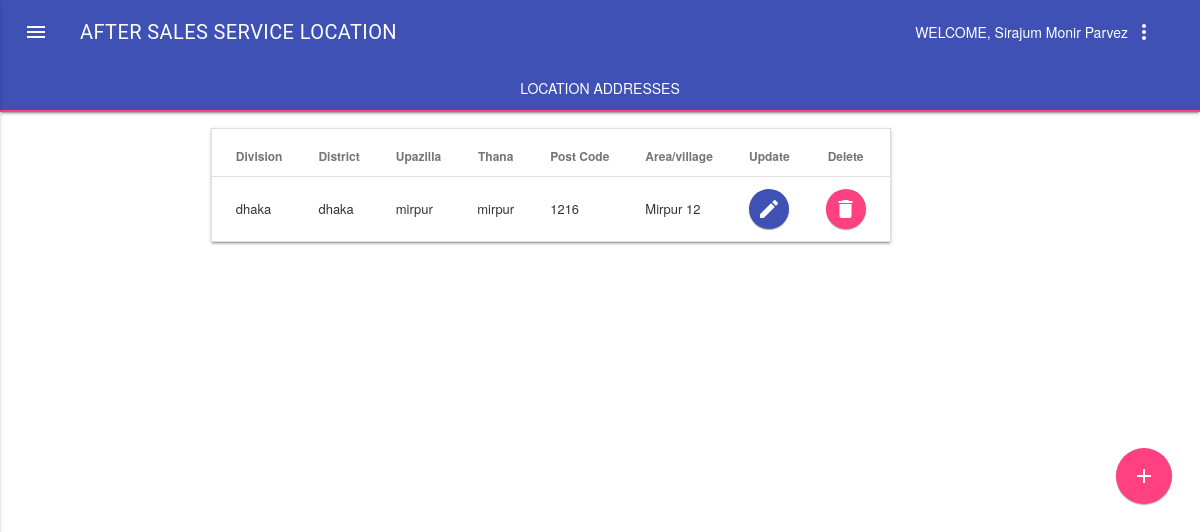
/agent/after_sale.php (signed in), run on the app's committed database.
### tables this page shows
CREATE TABLE `after_sale_service_location` (
  `id` int(16) NOT NULL,
  `division` varchar(32) NOT NULL,
  `district` varchar(32) NOT NULL,
  `upazilla` varchar(32) NOT NULL,
  `thana` varchar(32) NOT NULL,
  `post_code` varchar(32) NOT NULL,
  `area_village` varchar(32) NOT NULL
);

### agent/after_sale.php (the view, shortened to what this page needs)
<!doctype html>
<html lang=''>
<head>
    <link rel="stylesheet" href="../vendor/mdl/material.css">
    <link rel='stylesheet prefetch' href='https://cdnjs.cloudflare.com/ajax/libs/dialog-polyfill/0.4.2/dialog-polyfill.min.css'>
    <link rel="stylesheet" href="../css/master.css">
    <link rel="stylesheet" href="../css/dropdown.css">
    <link rel="stylesheet" href="../vendor/bootstrap/css/bootstrap.css">
</head>
<body>
<?php
    include '../scripts/db.php';
    $query = "SELECT id,division,district,upazilla,thana,post_code,area_village from after_sale_service_location";
    $result = $conn->query($query);
?>
<div class="mdl-layout mdl-js-layout mdl-layout--fixed-header
            mdl-layout--fixed-tabs">
    <header class="mdl-layout__header">
        <div class="mdl-layout__header-row">
            <span class="mdl-layout-title">AFTER SALES SERVICE LOCATION</span>
            <span class="">WELCOME,&nbsp;<?php echo $_SESSION['agent_name']?></span>
            <span>
                <button id="demo-menu-lower-right"
                        class="mdl-button mdl-js-button mdl-button--icon">
                    <i class="material-icons">more_vert</i>
                </button>
            </span>
        </div>
        <div class="mdl-layout__tab-bar mdl-js-ripple-effect">
            <a href="#fixed-tab-1" class="mdl-layout__tab is-active">LOCATION ADDRESSES</a>
        </div>
    </header>
    <main class="mdl-layout__content">
            <div class="floating_btn">
                <a href="insert/after_sale.php">
                    <button class="mdl-button mdl-js-button mdl-button--fab mdl-js-ripple-effect mdl-button--colored">
                        <i class="material-icons">add</i>
                    </button>
                </a>
            </div>
        <section class="mdl-layout__tab-panel is-active" id="fixed-tab-1">
            <div class="page-content">
                <div class="mdl-grid">
                        <div class="mdl-cell mdl-cell--11-col">
                                <table align="center" class="mdl-data-table mdl-js-data-table  mdl-shadow--2dp dl-data-table--selectable">
                                <div class="text-center">
                                <thead>
                                    <tr>
                                        <th style="text-align: center" class="mdl-data-table__cell--non-numeric">Division</th>
                                        <th style="text-align: center">District</th>
                                        <th style="text-align: center">Upazilla</th>
                                        <th style="text-align: center">Thana</th>
                                        <th style="text-align: center">Post Code</th>
                                        <th style="text-align: center ">Area/village</th>
                                        <th style="text-align: center">Update</th>
                                        <th style="text-align: center">Delete</th>
                                    </tr>
                                </thead>
                                <tbody>
                                    <?php
                                        while($row = $result->fetch_assoc()){
                                        $division=$row['division'];
                                        $district=$row['district'];
                                        $upazilla=$row['upazilla'];
                                        $thana=$row['thana'];
                                        $post_code=$row['post_code'];
                                        $area_village=$row['area_village'];
                                    ?>
                                        <tr>
                                            <td class="mdl-data-table__cell--non-numeric"><?php echo $division ?></td>
                                            <td><?php echo $district ?></td>
                                            <td><?php echo $upazilla ?></td>
                                            <td><?php echo $thana ?></td>
                                            <td><?php echo $post_code ?></td>
                                            <td><?php echo $area_village ?></td>
                                            <td>
                                                <button class="mdl-button mdl-js-button mdl-button--fab mdl-button--mini-fab mdl-button--primary">
                                                    <i class="material-icons">&#xE150;</i>
                                                </button>
                                            </td>
                                            <td>
                                                <button class="mdl-button mdl-js-button mdl-button--fab mdl-button--mini-fab mdl-button--accent">
                                                    <i class="material-icons">&#xE872;</i>
                                                </button>
                                            </td>
                                        </tr>
                                    <?php
                                        }
                                    ?>
                                </tbody>
                                </div>
                            </table>
                            </div>
                        <div class="mdl-cell mdl-cell--1-col"></div>
                </div>
            </div>
        </section>
    </main>
</div>
</body>
<html>

### css/master.css (style rules this page uses)
.text-center { text-align: center; }
.floating_btn { z-index: 9999; margin-top: 28%; margin-left: 93%; position:fixed; }

### data on the page
after_sale_service_location: division "dhaka", district "dhaka", upazilla "mirpur", thana "mirpur", post_code "1216", area_village "Mirpur 12"

### other printed values
$_SESSION['agent_name'] "Sirajum Monir Parvez"
